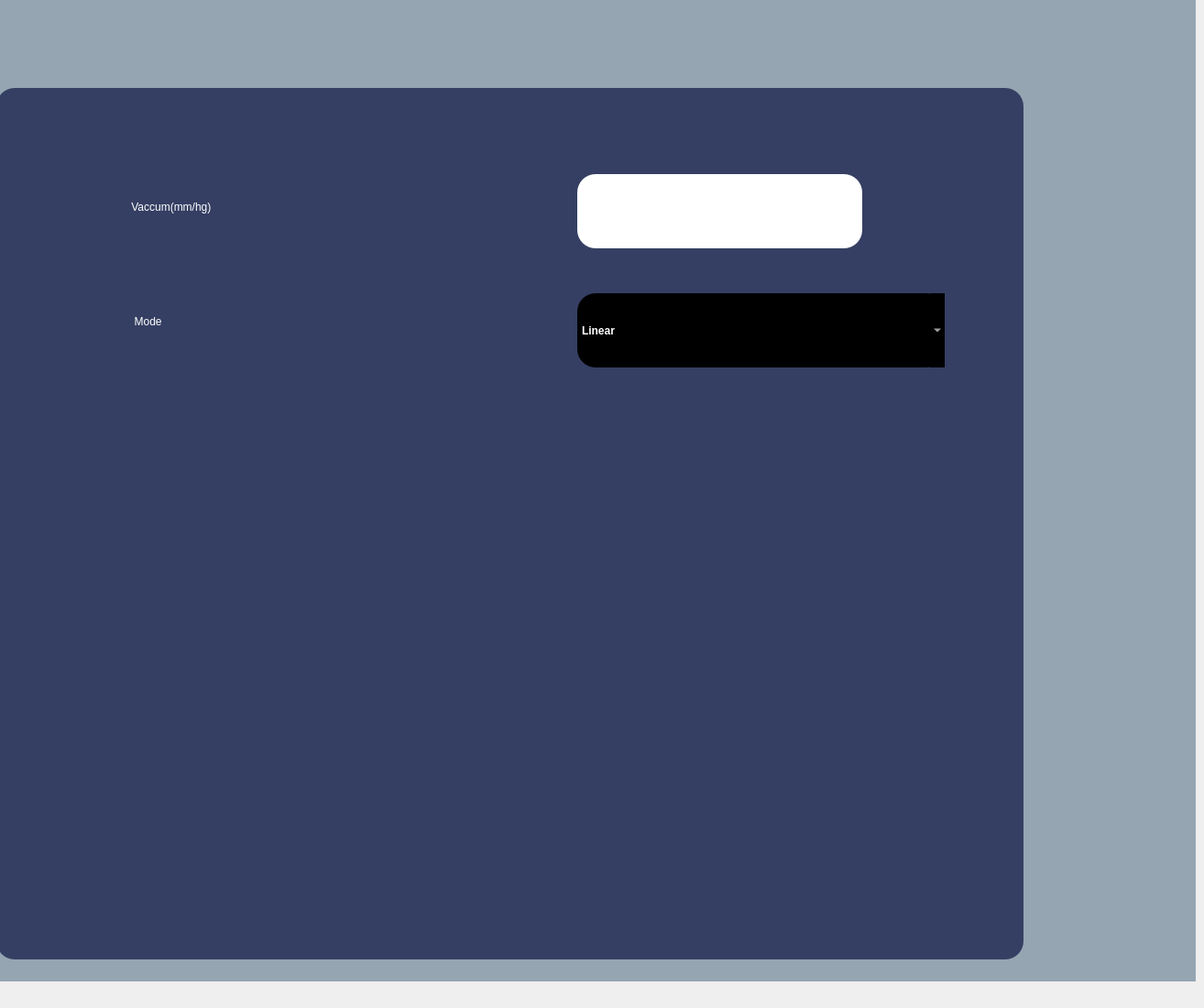
   <widget class="QWidget" name="tab_8">
    <attribute name="title">
     <string>I/A</string>
    </attribute>
    <widget class="QPushButton" name="pushButton_save_3">
     <property name="geometry">
      <rect>
       <x>760</x>
       <y>920</y>
       <width>331</width>
       <height>101</height>
      </rect>
     </property>
     <property name="styleSheet">
      <string notr="true">image: url(:/new/prefix1/img/save-button 1.png);
background-color: transparent;
border:none;</string>
     </property>
     <property name="text">
      <string/>
     </property>
    </widget>
    <widget class="QLabel" name="label_30">
     <property name="geometry">
      <rect>
       <x>140</x>
       <y>180</y>
       <width>471</width>
       <height>91</height>
      </rect>
     </property>
     <property name="styleSheet">
      <string notr="true">color: rgb(255, 255, 255);
font: 35pt &quot;Ubuntu&quot;;
background-color: rgba(191, 64, 64, 0);</string>
     </property>
     <property name="text">
      <string> Vaccum(mm/hg)</string>
     </property>
    </widget>
    <widget class="QLineEdit" name="lineEdit_vac">
     <property name="geometry">
      <rect>
       <x>630</x>
       <y>190</y>
       <width>311</width>
       <height>81</height>
      </rect>
     </property>
     <property name="styleSheet">
      <string notr="true">font: 45pt &quot;Ubuntu&quot;;
background-color: rgb(255, 255, 255);border-radius: 20px;</string>
     </property>
     <property name="alignment">
      <set>Qt::AlignCenter</set>
     </property>
    </widget>
    <widget class="QLabel" name="label_26">
     <property name="geometry">
      <rect>
       <x>140</x>
       <y>310</y>
       <width>301</width>
       <height>81</height>
      </rect>
     </property>
     <property name="styleSheet">
      <string notr="true">color: rgb(255, 255, 255);
font: 35pt &quot;Ubuntu&quot;;
background-color: rgba(191, 64, 64, 0);</string>
     </property>
     <property name="frameShape">
      <enum>QFrame::NoFrame</enum>
     </property>
     <property name="text">
      <string>  Mode</string>
     </property>
    </widget>
    <widget class="QLabel" name="label_14">
     <property name="geometry">
      <rect>
       <x>0</x>
       <y>-20</y>
       <width>1305</width>
       <height>1091</height>
      </rect>
     </property>
     <property name="styleSheet">
      <string notr="true">background-color: rgb(149, 165, 178);</string>
     </property>
     <property name="text">
      <string/>
     </property>
    </widget>
    <widget class="QLabel" name="label_33">
     <property name="geometry">
      <rect>
       <x>-4</x>
       <y>96</y>
       <width>1121</width>
       <height>951</height>
      </rect>
     </property>
     <property name="styleSheet">
      <string notr="true">color: rgb(255, 255, 255);
font: 30pt &quot;Ubuntu&quot;;border-radius: 20px;
background-color: rgb(53, 63, 99);</string>
     </property>
     <property name="text">
      <string/>
     </property>
    </widget>
    <widget class="QComboBox" name="comboBox_mode">
     <property name="geometry">
      <rect>
       <x>630</x>
       <y>320</y>
       <width>401</width>
       <height>81</height>
      </rect>
     </property>
     <property name="styleSheet">
      <string notr="true">font: 45pt &quot;Ubuntu&quot;;
background-color: rgb(0, 0, 0);
color: rgb(255,255,255);
border-radius:20px;
font-weight: bold;</string>
     </property>
     <item>
      <property name="text">
       <string>Linear</string>
      </property>
     </item>
     <item>
      <property name="text">
       <string>NON-Linear</string>
      </property>
     </item>
    </widget>
    <zorder>label_14</zorder>
    <zorder>label_33</zorder>
    <zorder>label_30</zorder>
    <zorder>label_26</zorder>
    <zorder>lineEdit_vac</zorder>
    <zorder>pushButton_save_3</zorder>
    <zorder>comboBox_mode</zorder>
   </widget>
